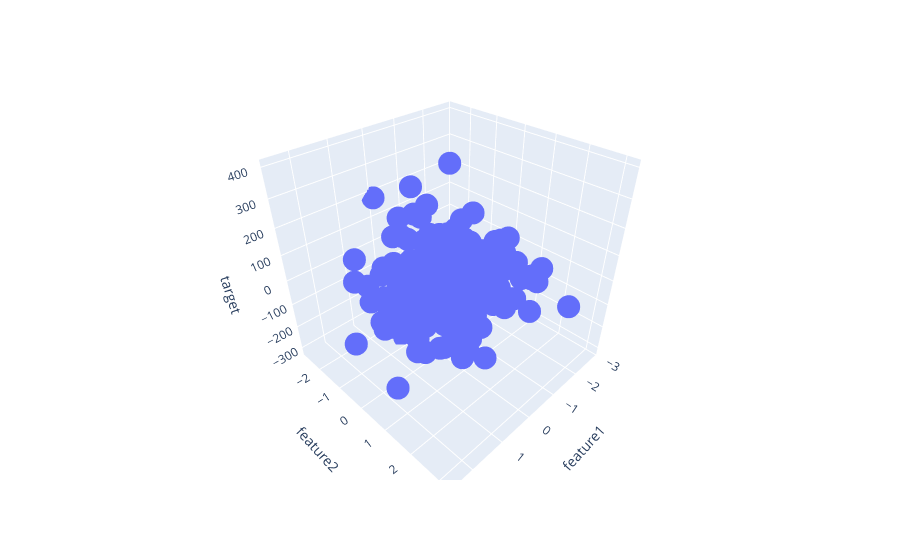

This figure's notebook cell:
### Code cell
fig = px.scatter_3d(df , x= 'feature1' , y = 'feature2' , z= 'target')
fig.show()

### Figure 1 — Plotly figure (JSON) as saved in the notebook; plotly's stock layout.template omitted (floating-point values rounded to 4 significant figures; data arrays with more than 128 entries replaced by an {"elided": "..."} marker saying what was removed)
{"data": [{"hovertemplate": "feature1=%{x}<br>feature2=%{y}<br>target=%{z}<extra></extra>", "legendgroup": "", "marker": {"color": "#636efa", "symbol": "circle"}, "mode": "markers", "name": "", "scene": "scene", "showlegend": false, "type": "scatter3d", "x": {"elided": "200 float values"}, "y": {"elided": "200 float values"}, "z": {"elided": "200 float values"}}], "layout": {"legend": {"tracegroupgap": 0}, "margin": {"t": 60}, "scene": {"domain": {"x": [0, 1], "y": [0, 1]}, "xaxis": {"title": {"text": "feature1"}}, "yaxis": {"title": {"text": "feature2"}}, "zaxis": {"title": {"text": "target"}}}}}
